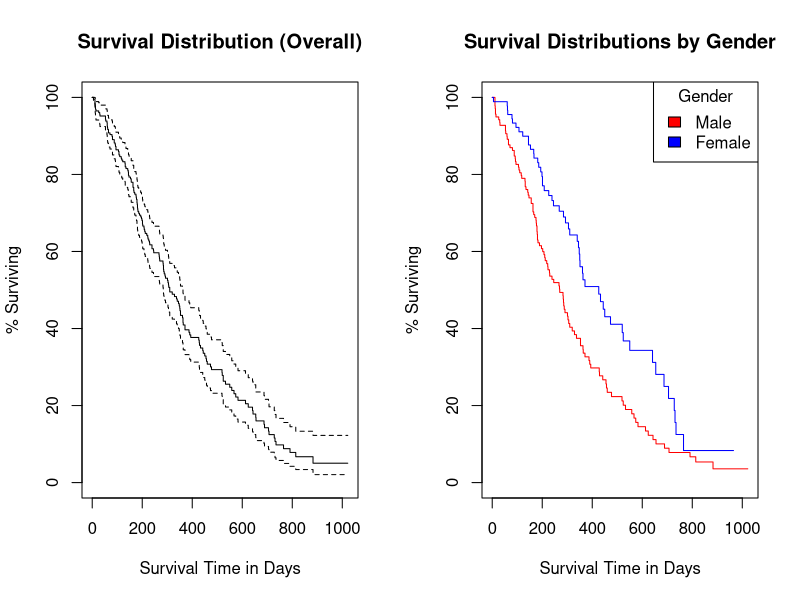

The R script that drew this image:
## ---- chunk 1
# knitr option
knitr::opts_chunk$set(echo = TRUE, comment = "#>", warning = FALSE)
library(knitr)
## ---- chunk 2
# Mayo Clinic Lung Cancer Data
library(survival)

# learn about the dataset
help(lung)

# create a Surv object
survobj <- with(lung, Surv(time,status))

# Plot survival distribution of the total sample
# Kaplan-Meier estimator
fit0 <- survfit(survobj~1, data=lung)
summary(fit0)

# Compare the survival distributions of men and women
fit1 <- survfit(survobj~sex,data=lung)

# test for difference between male and female
# survival curves (logrank test)
survdiff(survobj~sex, data=lung)

# predict male survival from age and medical scores
MaleMod <- coxph(survobj~age+ph.ecog+ph.karno+pat.karno,
  data=lung, subset=sex==1)

# display results
MaleMod

# evaluate the proportional hazards assumption
cox.zph(MaleMod)
## ---- chunk 3
par(mfrow=c(1,2))
plot(fit0, xlab="Survival Time in Days",
   ylab="% Surviving", yscale=100,
   main="Survival Distribution (Overall)")

# plot the survival distributions by sex
plot(fit1, xlab="Survival Time in Days",
  ylab="% Surviving", yscale=100, col=c("red","blue"),
  main="Survival Distributions by Gender")
  legend("topright", title="Gender", c("Male", "Female"),
  fill=c("red", "blue"))
